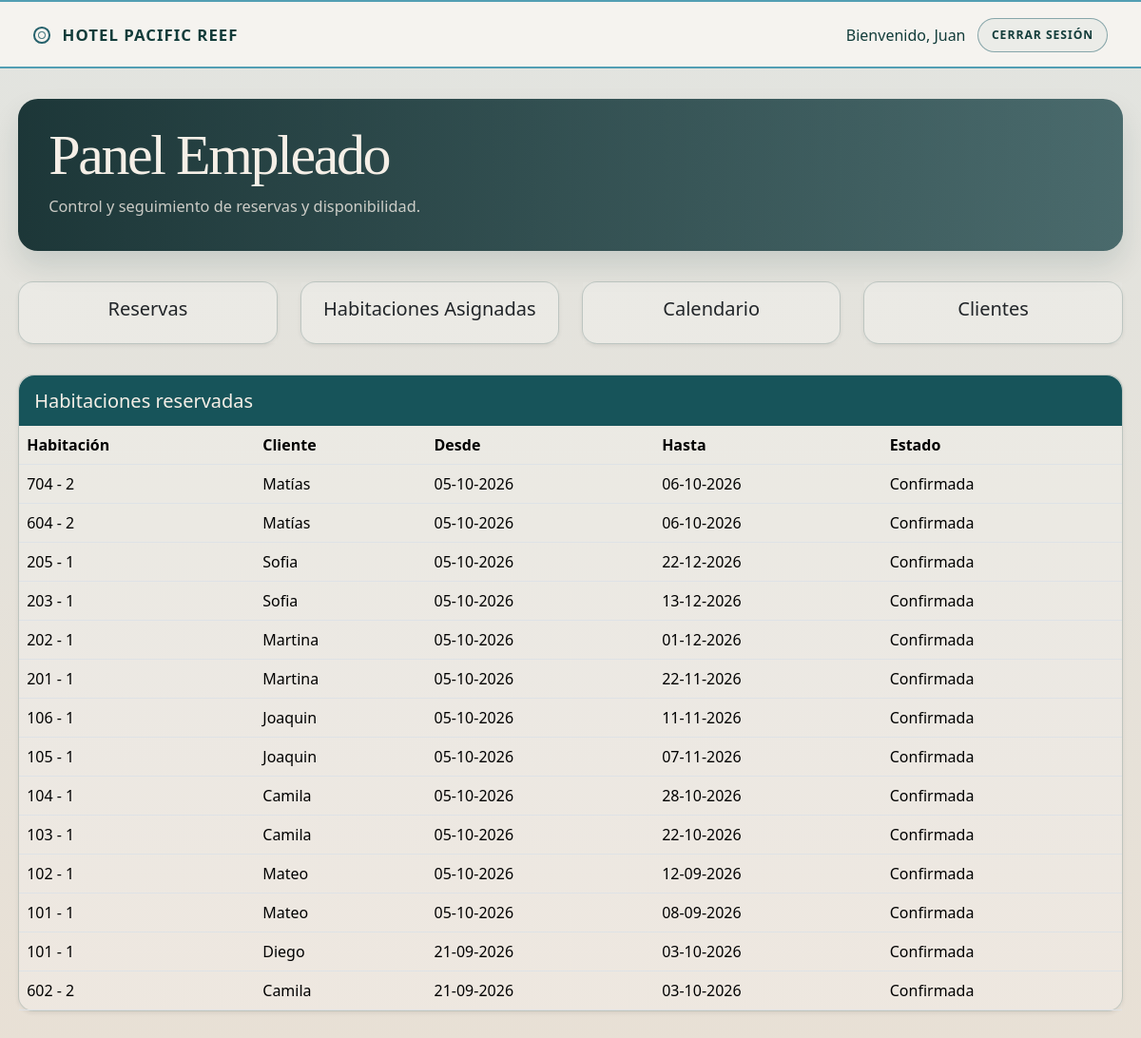
The app's page /App/views/empleado.php (signed in) with its own data.
### tables this page shows
CREATE TABLE `reserva` (
  `idReserva` int(11) NOT NULL,
  `fechaReserva` datetime NOT NULL DEFAULT current_timestamp(),
  `fechaIngreso` date NOT NULL,
  `fechaSalida` date NOT NULL,
  `cantidadDias` int(11) NOT NULL,
  `valorTotal` decimal(10,2) NOT NULL,
  `valorAnticipo` decimal(10,2) NOT NULL,
  `estado` varchar(30) DEFAULT 'Pendiente',
  `idHabitacion` int(11) NOT NULL,
  `idCliente` int(11) NOT NULL
);

CREATE TABLE `habitacion` (
  `idHabitacion` int(11) NOT NULL,
  `numero` varchar(10) NOT NULL,
  `piso` int(11) NOT NULL,
  `descripcion` text DEFAULT NULL,
  `equipamiento` text DEFAULT NULL,
  `valorDiario` decimal(10,2) NOT NULL,
  `estado` varchar(30) DEFAULT 'Disponible',
  `idCategoria` int(11) NOT NULL
);

CREATE TABLE `cliente` (
  `idCliente` int(11) NOT NULL,
  `nombre` varchar(100) NOT NULL,
  `apellido` varchar(100) NOT NULL,
  `run` varchar(12) DEFAULT NULL,
  `email` varchar(150) NOT NULL,
  `telefono` varchar(20) DEFAULT NULL,
  `direccion` varchar(255) DEFAULT NULL,
  `password` varchar(255) NOT NULL,
  `estado` tinyint(1) DEFAULT 1,
  `idRol` int(11) NOT NULL
);

### App/views/empleado.php (the view, shortened to what this page needs)
<?php
require_once '../config/database.php';
function getColumnList($conn, $table)
{
    $cols = [];
    $result = $conn->query("SHOW COLUMNS FROM `" . $table . "`");
    if ($result) {
        while ($row = $result->fetch_assoc()) {
            $cols[] = $row['Field'];
        }
    }
    return $cols;
}
function formatFechaEs($fecha)
{
    try {
        $date = new DateTime($fecha);
        return $date->format('d-m-Y');
    } catch (Exception $e) {
        return (string) $fecha;
    }
}
function detectarColumnaFecha($columns, $preferencias)
{
    foreach ($preferencias as $preferencia) {
        if (in_array($preferencia, $columns, true)) {
            return $preferencia;
        }
    }
    foreach ($columns as $column) {
        $lower = strtolower($column);
        if (str_contains($lower, 'fecha') || str_contains($lower, 'inicio') || str_contains($lower, 'fin') || str_contains($lower, 'desde') || str_contains($lower, 'hasta')) {
            if (!preg_match('/(?:^|_)(id|numero|codigo)(?:$|_)/i', $column)) {
                return $column;
            }
        }
    }
    return null;
}
$reservaColumns = getColumnList($conn, 'reserva');
$fechaInicioCol = detectarColumnaFecha($reservaColumns, ['fechaInicio', 'fecha_inicio', 'fecha_inicial', 'fechaEntrada', 'fecha_entrada']);
$fechaFinCol = detectarColumnaFecha($reservaColumns, ['fechaFin', 'fecha_fin', 'fecha_final', 'fechaSalida', 'fecha_salida']);
$ocupadas = $conn->query("SELECT r.*, h.numero, h.idCategoria, c.nombre AS nombreCliente FROM reserva r INNER JOIN habitacion h ON h.idHabitacion = r.idHabitacion INNER JOIN cliente c ON c.idCliente = r.idCliente WHERE r.estado <> 'Cancelada' ORDER BY r.idReserva DESC");
?>
<!DOCTYPE html>
<html lang="es">
<head>
    <link rel="stylesheet" href="https://cdn.jsdelivr.net/npm/bootstrap@5.3.2/dist/css/bootstrap.min.css">
    <link rel="stylesheet" href="style.css">
</head>
<body class="page-empleado">
    <header class="topbar">
        <a href="#" class="brand" aria-label="Hotel Pacific Reef">
            <span class="brand-mark" aria-hidden="true"></span>
            <span>Hotel Pacific Reef</span>
        </a>
        <nav class="top-nav" aria-label="Navegación principal">
            <span>Bienvenido, <?php echo htmlspecialchars($_SESSION['usuario']); ?></span>
            <a href="../index.php" class="cta">Cerrar sesión</a>
        </nav>
    </header>
    <div class="panel-wrap">
        <section class="panel-hero">
            <h1>Panel Empleado</h1>
            <div class="subtitle">Control y seguimiento de reservas y disponibilidad.</div>
        </section>
        <div class="container-fluid px-0">
        <div class="row g-4">
            <div class="col-md-3">
                <div class="card h-100 shadow-sm">
                    <div class="card-body text-center">
                        <h5 class="card-title">Reservas</h5>
                    </div>
                </div>
            </div>
            <div class="col-md-3">
                <div class="card h-100 shadow-sm">
                    <div class="card-body text-center">
                        <h5 class="card-title">Habitaciones Asignadas</h5>
                    </div>
                </div>
            </div>
            <div class="col-md-3">
                <div class="card h-100 shadow-sm">
                    <div class="card-body text-center">
                        <h5 class="card-title">Calendario</h5>
                    </div>
                </div>
            </div>
            <div class="col-md-3">
                <div class="card h-100 shadow-sm">
                    <div class="card-body text-center">
                        <h5 class="card-title">Clientes</h5>
                    </div>
                </div>
            </div>
        </div>
        <div class="row g-4 mt-2">
            <div class="col-12">
                <div class="card shadow-sm">
                    <div class="card-header bg-warning text-dark">
                        <h5 class="mb-0">Habitaciones reservadas</h5>
                    </div>
                    <div class="card-body p-0">
                        <table class="table mb-0">
                            <thead>
                                <tr>
                                    <th>Habitación</th>
                                    <th>Cliente</th>
                                    <th>Desde</th>
                                    <th>Hasta</th>
                                    <th>Estado</th>
                                </tr>
                            </thead>
                            <tbody>
                                <?php if ($ocupadas && $ocupadas->num_rows > 0): ?>
                                    <?php while ($reserva = $ocupadas->fetch_assoc()): ?>
                                        <tr>
                                            <td><?php echo htmlspecialchars($reserva['numero'] . ' - ' . ($reserva['idCategoria'] ?? '')); ?></td>
                                            <td><?php echo htmlspecialchars($reserva['nombreCliente']); ?></td>
                                            <td><?php echo htmlspecialchars(formatFechaEs($reserva[$fechaInicioCol] ?? '')); ?></td>
                                            <td><?php echo htmlspecialchars(formatFechaEs($reserva[$fechaFinCol] ?? '')); ?></td>
                                            <td><?php echo htmlspecialchars($reserva['estado']); ?></td>
                                        </tr>
                                    <?php endwhile; ?>
                                <?php else: ?>
                                    <tr>
                                        <td colspan="5" class="text-center text-muted">No hay habitaciones reservadas.</td>
                                    </tr>
                                <?php endif; ?>
                            </tbody>
                        </table>
                    </div>
                </div>
            </div>
        </div>
    </div>
</body>
</html>

### App/views/style.css (style rules this page uses)
body.page-empleado { --bg-sand: #e5e0d9; --text: #123c3a; --line: rgba(18, 60, 58, 0.2); --teal: #0f4f57; }
body.page-empleado { background: linear-gradient(180deg, #e2e4e0 0%, #e8e0d5 100%); color: var(--text); font-family: 'Segoe UI', sans-serif; }
body.page-empleado .topbar { background: rgba(246, 244, 240, 0.96); border: 2px solid rgba(13, 123, 154, 0.7); border-left: none; border-right: none; display: flex; align-items: center; justify-content: space-between; padding: 1.05rem 2.2rem 0.95rem; }
body.page-empleado .brand { display: inline-flex; align-items: center; gap: 0.8rem; font-weight: 600; letter-spacing: 0.06em; font-size: 1.05rem; text-transform: uppercase; color: var(--text); text-decoration: none; }
body.page-empleado .brand-mark { width: 1.1rem; height: 1.1rem; border: 2px solid rgba(14, 81, 93, 0.9); border-radius: 50%; position: relative; display: inline-block; }
body.page-empleado .brand-mark::after { content: ""; position: absolute; inset: 0.2rem; border-radius: 50%; border: 1px solid rgba(14,81,93,0.9); }
body.page-empleado .top-nav { display: flex; align-items: center; gap: 0.8rem; color: var(--text); }
body.page-empleado .top-nav a { color: var(--text); text-decoration: none; border: 1px solid rgba(14, 81, 93, 0.45); border-radius: 999px; padding: 0.5rem 0.85rem; font-size: 0.76rem; text-transform: uppercase; letter-spacing: 0.08em; }
body.page-empleado .top-nav .cta { background: rgba(14, 81, 93, 0.04); font-weight: 700; }
body.page-empleado .panel-wrap { max-width: 1400px; margin: 2rem auto 3rem; padding: 0 1.2rem; }
body.page-empleado .panel-hero { background: linear-gradient(90deg, rgba(7,36,38,0.9), rgba(9,55,60,0.7)); border-radius: 1.3rem; padding: 2rem 2rem 2.2rem; margin-bottom: 2rem; box-shadow: 0 16px 30px rgba(12, 49, 52, 0.12); }
body.page-empleado .panel-hero h1 { margin: 0; font-family: 'Cormorant Garamond', serif; font-size: clamp(2.8rem, 5vw, 4.1rem); color: #f5efe7; letter-spacing: -0.04em; line-height: 0.9; }
body.page-empleado .panel-hero .subtitle { margin-top: 0.9rem; color: rgba(245,239,231,0.8); font-size: 1.02rem; }
body.page-empleado .card { background: rgba(255,255,255,0.18); border: 1px solid var(--line); border-radius: 1rem; box-shadow: 0 10px 25px rgba(14, 58, 61, 0.08); }
body.page-empleado .card-header { background: rgba(10, 75, 82, 0.94) !important; color: #f5efe7 !important; border-bottom: none !important; border-radius: 1rem 1rem 0 0 !important; padding: 0.9rem 1rem; }
body.page-empleado .card-body { background: rgba(255,255,255,0.08); }
body.page-empleado .table { --bs-table-bg: transparent; color: var(--text); }

### records on screen
reserva: idHabitacion.idCategoria "704 - 2", idCliente.nombre "Matías", fechaReserva "05-10-2026", fechaSalida "06-10-2026", estado "Confirmada"
reserva: idHabitacion.idCategoria "604 - 2", idCliente.nombre "Matías", fechaReserva "05-10-2026", fechaSalida "06-10-2026", estado "Confirmada"
reserva: idHabitacion.idCategoria "205 - 1", idCliente.nombre "Sofia", fechaReserva "05-10-2026", fechaSalida "22-12-2026", estado "Confirmada"
reserva: idHabitacion.idCategoria "203 - 1", idCliente.nombre "Sofia", fechaReserva "05-10-2026", fechaSalida "13-12-2026", estado "Confirmada"
reserva: idHabitacion.idCategoria "202 - 1", idCliente.nombre "Martina", fechaReserva "05-10-2026", fechaSalida "01-12-2026", estado "Confirmada"
reserva: idHabitacion.idCategoria "201 - 1", idCliente.nombre "Martina", fechaReserva "05-10-2026", fechaSalida "22-11-2026", estado "Confirmada"
reserva: idHabitacion.idCategoria "106 - 1", idCliente.nombre "Joaquin", fechaReserva "05-10-2026", fechaSalida "11-11-2026", estado "Confirmada"
reserva: idHabitacion.idCategoria "105 - 1", idCliente.nombre "Joaquin", fechaReserva "05-10-2026", fechaSalida "07-11-2026", estado "Confirmada"
reserva: idHabitacion.idCategoria "104 - 1", idCliente.nombre "Camila", fechaReserva "05-10-2026", fechaSalida "28-10-2026", estado "Confirmada"
reserva: idHabitacion.idCategoria "103 - 1", idCliente.nombre "Camila", fechaReserva "05-10-2026", fechaSalida "22-10-2026", estado "Confirmada"
reserva: idHabitacion.idCategoria "102 - 1", idCliente.nombre "Mateo", fechaReserva "05-10-2026", fechaSalida "12-09-2026", estado "Confirmada"
reserva: idHabitacion.idCategoria "101 - 1", idCliente.nombre "Mateo", fechaReserva "05-10-2026", fechaSalida "08-09-2026", estado "Confirmada"
reserva: idHabitacion.idCategoria "101 - 1", idCliente.nombre "Diego", fechaReserva "21-09-2026", fechaSalida "03-10-2026", estado "Confirmada"
reserva: idHabitacion.idCategoria "602 - 2", idCliente.nombre "Camila", fechaReserva "21-09-2026", fechaSalida "03-10-2026", estado "Confirmada"

### other values on screen
$_SESSION['usuario'] "Juan"
